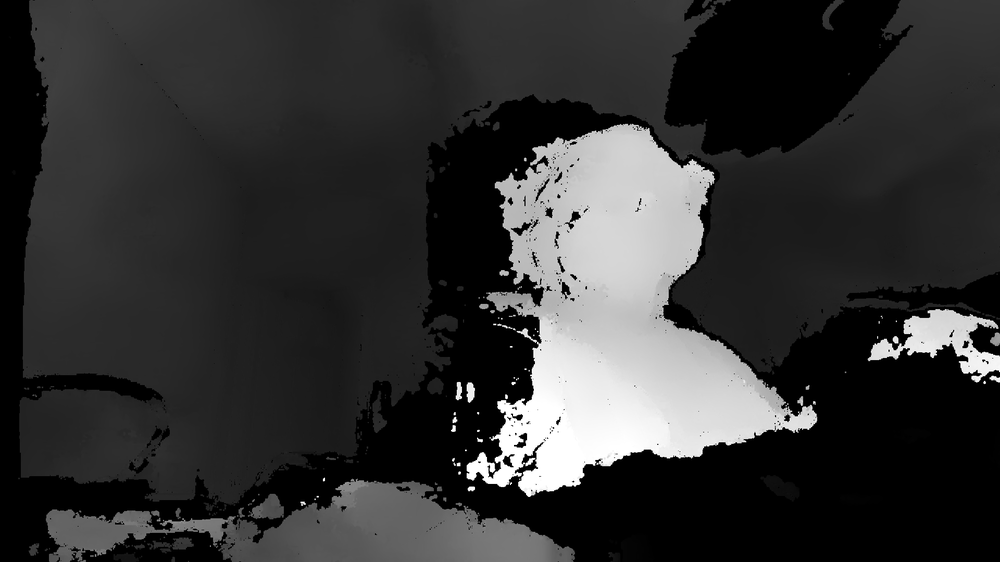
//> input picture ZED_image1.png, 1000 x 562 px, shrunk from 1920 x 1080 before the run
$ ./region_separation ZED_image1.png   (built with g++ and OpenCV 4)
//> lines starting //> are read from the running program, lines starting //| are printed output that depends on the picture; after the words box and inside, x2 and y2 are one past the last pixel; in counts of white or black regions, pixels touching at a corner belong together
#include "opencv2/imgcodecs.hpp"
#include "opencv2/highgui.hpp"
#include "opencv2/imgproc.hpp"
#include <iostream>
using namespace cv;
using namespace std;
Mat src_gray;
int thresh = 100;
RNG rng(12345);

void thresh_callback(int, void* );
int main( int argc, char** argv )
{
    //CommandLineParser parser( argc, argv, "{ZED_image1 | ZED_image1.png | input image}" );
    std::string image_path = samples::findFile("ZED_image1.png");
    Mat src_gray = imread(image_path, IMREAD_GRAYSCALE);
//> src_gray is the input picture: 562 rows x 1000 cols, CV_8UC1; min 0, max 255, mean 50.6
    if( src_gray.empty() )
    {
      cout << "Could not open or find the image!\n" << endl;
      cout << "Usage: " << argv[0] << " <Input image>" << endl;
      return -1;
    }
    // cvtColor( src, src_gray, COLOR_BGR2GRAY );
    blur( src_gray, src_gray, Size(3,3) );
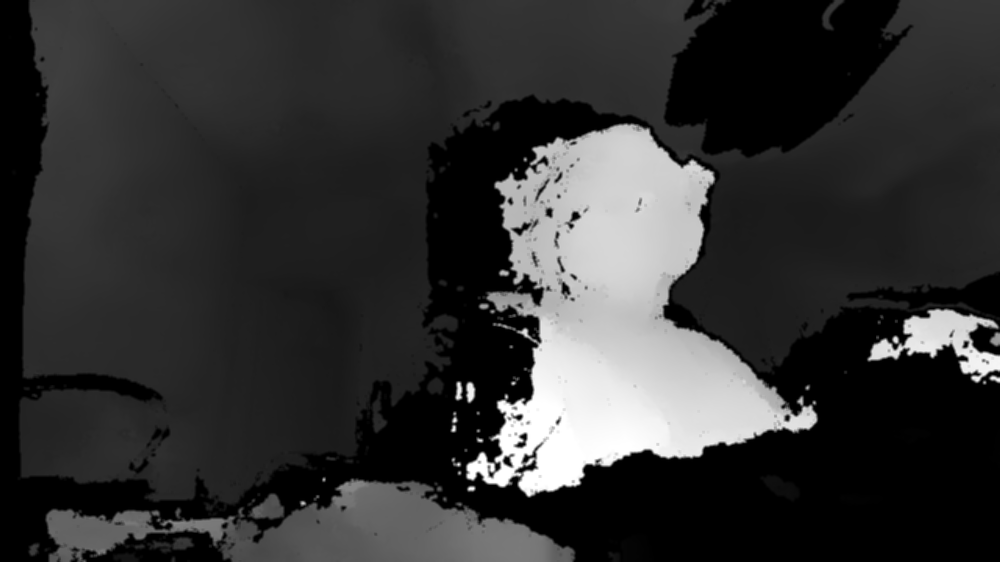
//> src_gray: 562 rows x 1000 cols, CV_8UC1; 14.24% of pixels changed, all inside (x1, y1, x2, y2) = (8, 0, 1000, 562)
    const char* source_window = "Source";
    namedWindow( source_window );
    imshow( source_window, src_gray );
    const int max_thresh = 255;
    createTrackbar( "Canny thresh:", source_window, &thresh, max_thresh, thresh_callback );
    //thresh_callback( 0, 0 );

    Mat canny_output;
    Canny( src_gray, canny_output, thresh, thresh*2 );
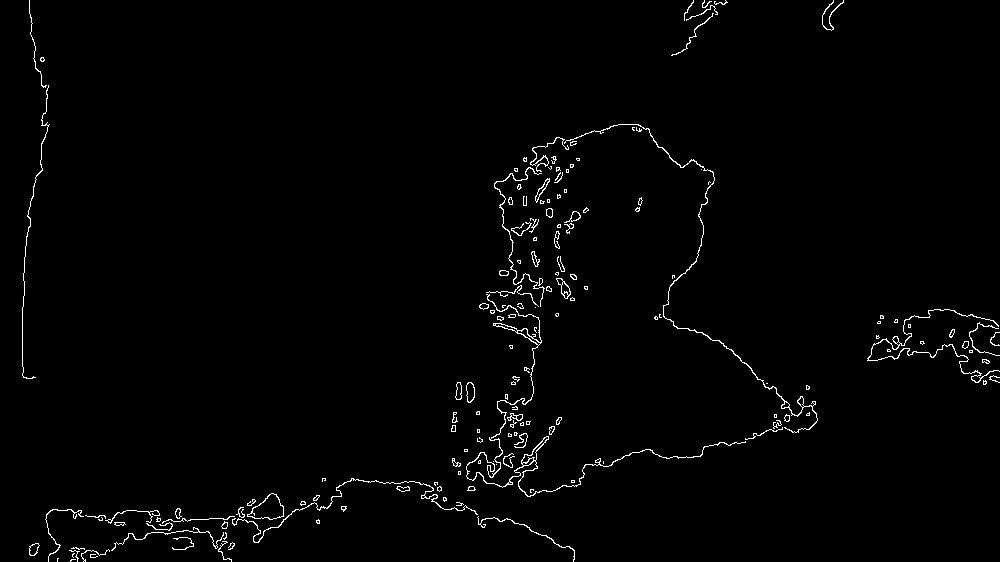
//> canny_output: 562 rows x 1000 cols, CV_8UC1; 1.4% white in thin lines or dots
    //std::cout << src_gray << endl;
    vector<vector<Point> > contours;
    vector<Vec4i> hierarchy;
    findContours( canny_output, contours, hierarchy, RETR_TREE, CHAIN_APPROX_SIMPLE );
//> contours = 281 contours, 211 with area under 20; largest, box (x1, y1, x2, y2) and area: (466, 294, 746, 497) 612, (247, 493, 284, 520) 560, (247, 493, 284, 520) 535, (564, 124, 818, 433) 275, (867, 309, 1000, 383) 142
    Mat drawing = Mat::zeros( canny_output.size(), CV_8UC3 );
    for( size_t i = 0; i< contours.size(); i++ )
    {
        Scalar color = Scalar( rng.uniform(0, 256), rng.uniform(0,256), rng.uniform(0,256) );
        drawContours( drawing, contours, (int)i, color, 2, LINE_8, hierarchy, 0 );
    }
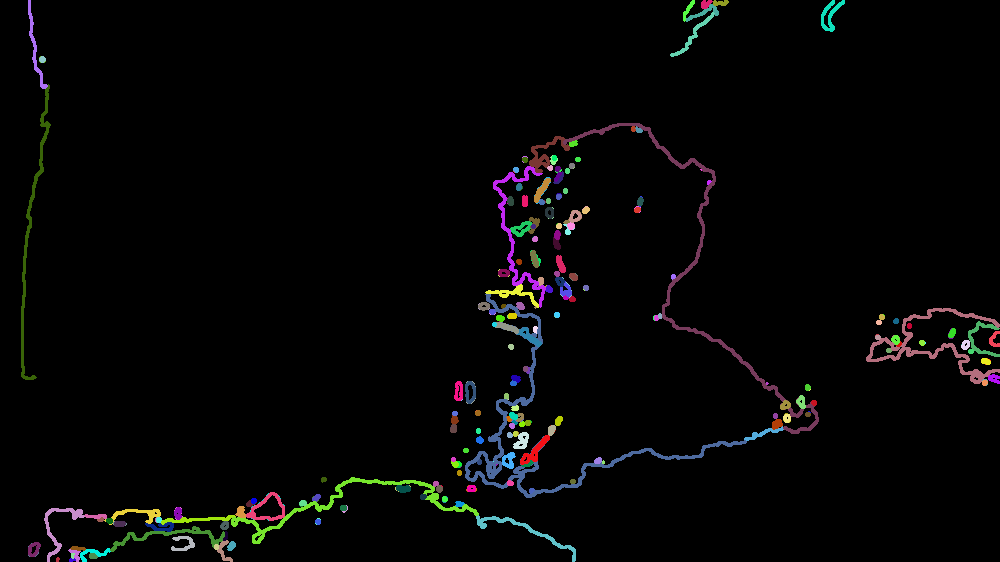
//> drawing: 562 rows x 1000 cols, CV_8UC3; mean B, G, R 5.2, 5.3, 5.4

    imshow( "Contours", drawing );

    waitKey();
    return 0;
}
void thresh_callback(int, void* )
{
    Mat canny_output;
    Canny( src_gray, canny_output, thresh, thresh*2 );
    //std::cout << src_gray << endl;
    vector<vector<Point> > contours;
    vector<Vec4i> hierarchy;
    findContours( canny_output, contours, hierarchy, RETR_TREE, CHAIN_APPROX_SIMPLE );
    Mat drawing = Mat::zeros( canny_output.size(), CV_8UC3 );
    for( size_t i = 0; i< contours.size(); i++ )
    {
        Scalar color = Scalar( rng.uniform(0, 256), rng.uniform(0,256), rng.uniform(0,256) );
        drawContours( drawing, contours, (int)i, color, 2, LINE_8, hierarchy, 0 );
    }

    // imshow( "Contours", drawing );
}
